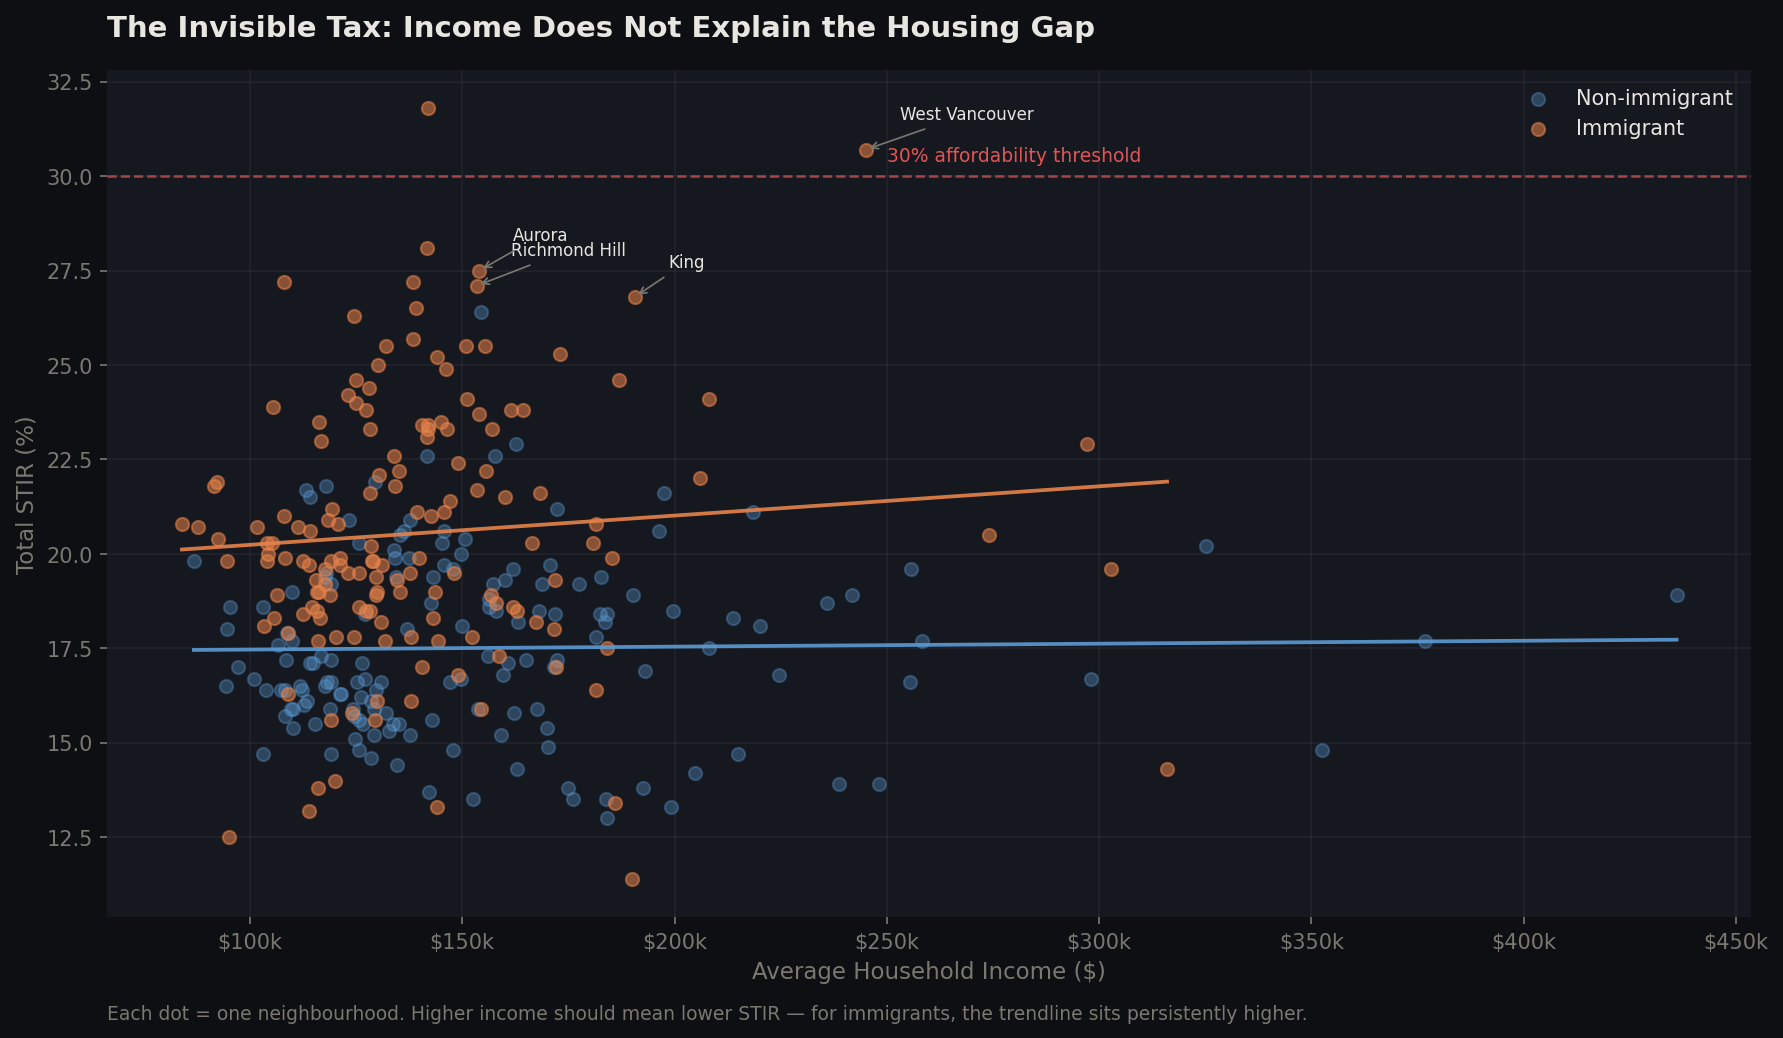

Write Python code to recreate this figure.
import pandas as pd
import matplotlib.pyplot as plt
import numpy as np

df = pd.read_csv('data/master_clean.csv')

# CSD-level only, no CMA rows
csd = df[~df['geography'].str.contains('CMA|Canada', na=False)]
csd = csd[csd['city'] != 'Other']

imm = csd[csd['immigrant_status'] == 'Immigrant'].dropna(subset=['total_income','total_stir'])
non = csd[csd['immigrant_status'] == 'Non-immigrants'].dropna(subset=['total_income','total_stir'])

fig, ax = plt.subplots(figsize=(12, 7))
fig.patch.set_facecolor('#0e0f13')
ax.set_facecolor('#16181f')

# Plot non-immigrants first (background)
ax.scatter(non['total_income'], non['total_stir'],
           color='#5b9bd5', alpha=0.35, s=40, label='Non-immigrant', zorder=2)

# Plot immigrants on top
ax.scatter(imm['total_income'], imm['total_stir'],
           color='#e8834a', alpha=0.55, s=40, label='Immigrant', zorder=3)

# Trendlines
for data, color in [(imm, '#e8834a'), (non, '#5b9bd5')]:
    m, b = np.polyfit(data['total_income'], data['total_stir'], 1)
    x_line = np.linspace(data['total_income'].min(), data['total_income'].max(), 100)
    ax.plot(x_line, m*x_line + b, color=color, linewidth=1.8, alpha=0.9, zorder=4)

# 30% threshold line
ax.axhline(y=30, color='#e05555', linestyle='--', linewidth=1.2, alpha=0.7)
ax.text(310000, 30.4, '30% affordability threshold', color='#e05555', fontsize=9, ha='right')

# Annotate key paradox CSDs
paradox = [
    ('Richmond Hill', 153400, 27.1),
    ('West Vancouver', 245000, 30.7),
    ('Aurora', 154000, 27.5),
    ('King', 190600, 26.8),
]
for name, income, stir in paradox:
    ax.annotate(name,
                xy=(income, stir),
                xytext=(income + 8000, stir + 0.8),
                fontsize=8, color='#e8e6e0',
                arrowprops=dict(arrowstyle='->', color='#7a7870', lw=0.8))

# Styling
ax.set_xlabel('Average Household Income ($)', color='#7a7870', fontsize=11)
ax.set_ylabel('Total STIR (%)', color='#7a7870', fontsize=11)
ax.tick_params(colors='#7a7870')
ax.spines[['top','right','left','bottom']].set_visible(False)
ax.yaxis.grid(True, color='#ffffff', alpha=0.05)
ax.xaxis.grid(True, color='#ffffff', alpha=0.05)
ax.set_axisbelow(True)

# Format x-axis as $
ax.xaxis.set_major_formatter(plt.FuncFormatter(lambda x, _: f'${x/1000:.0f}k'))

ax.set_title('The Invisible Tax: Income Does Not Explain the Housing Gap',
             fontsize=14, color='#e8e6e0', pad=16, loc='left', fontweight='bold')
ax.text(0, -0.12,
        'Each dot = one neighbourhood. Higher income should mean lower STIR — for immigrants, the trendline sits persistently higher.',
        transform=ax.transAxes, fontsize=9, color='#7a7870')

ax.legend(framealpha=0, labelcolor='#e8e6e0', fontsize=10, loc='upper right')

plt.tight_layout()
plt.savefig('visuals/chart2_invisible_tax.png', dpi=150, bbox_inches='tight',
            facecolor='#0e0f13')
print("Saved: visuals/chart2_invisible_tax.png")
